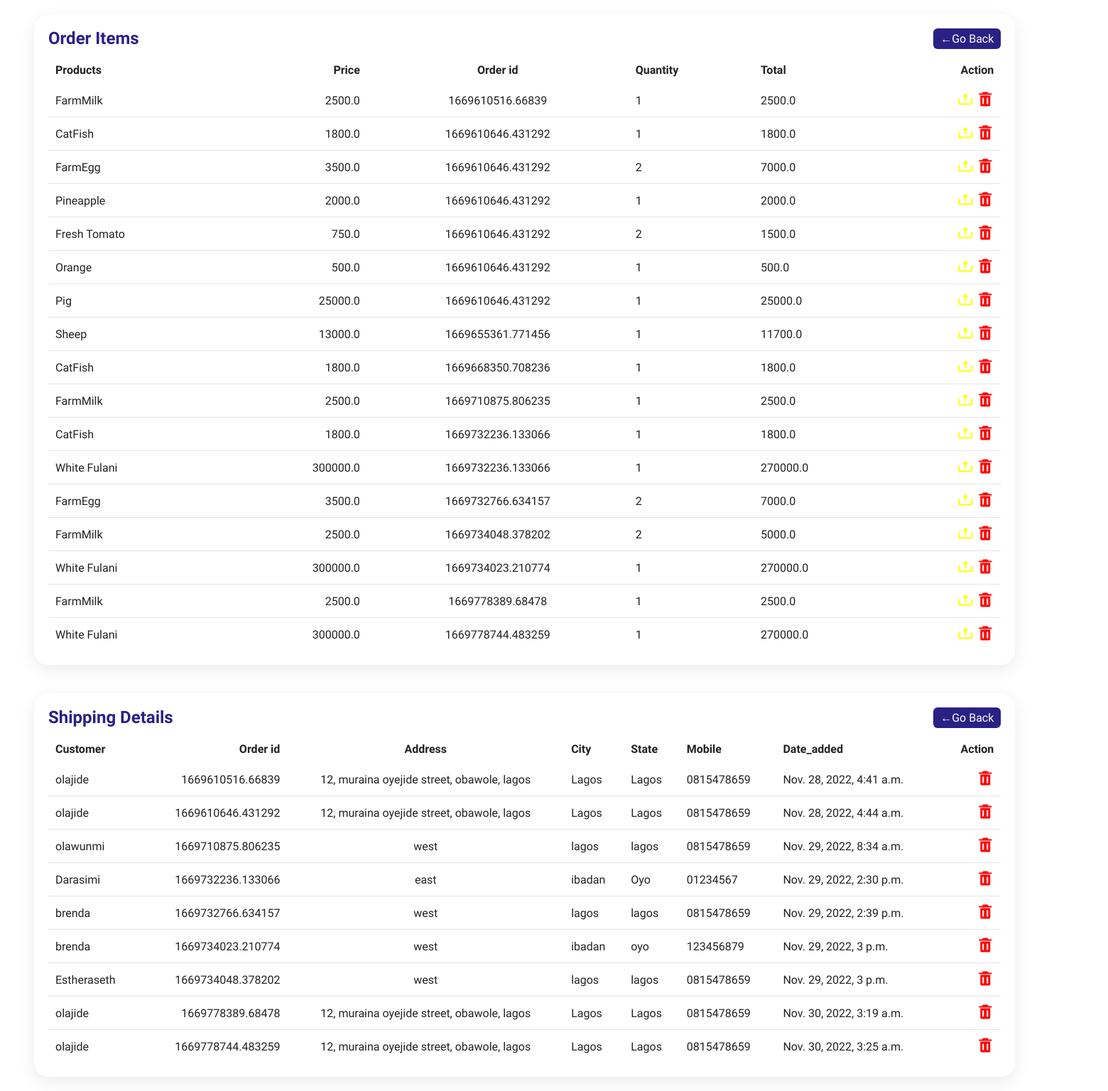
Before: /Order/ with the older database file.
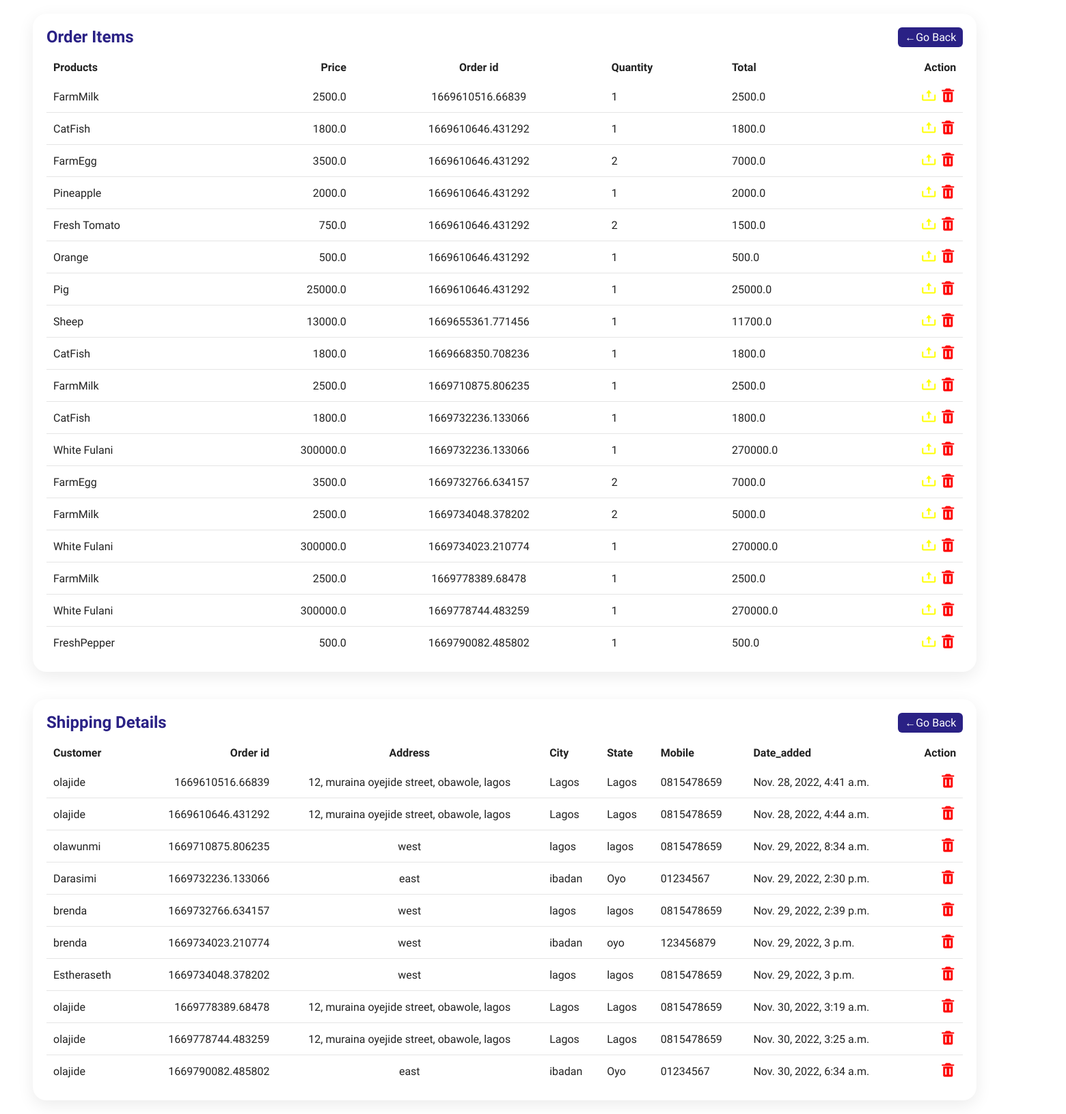
After: the same page with the newer database file.
### ecommerce/models.py (models this page shows, shortened)
class OrderItem(models.Model):
    product     = models.ForeignKey(Product, on_delete=models.SET_NULL, blank=True, null=True)
    order       = models.ForeignKey(Order, on_delete=models.SET_NULL, blank=True, null=True)
    quantity    = models.IntegerField(default=0, null=True, blank=True)
    date_added  = models.DateTimeField(auto_now_add=True)
    @property
    def get_total(self):
        if self.product.discount:
            total = self.product.get_discount_price * self.quantity
            return total
        else:
            total = self.product.price * self.quantity
            return total
    @property
    def get_price(self):
        price = self.product.price
        return price

class Product(models.Model):
    name        = models.CharField(max_length=200, null=True)
    price       = models.FloatField()
    image       = models.ImageField(upload_to = "media/")
    available   = models.CharField(max_length=200, null=False)
    discount    = models.BooleanField(default=False)
    def __str__(self):
        return self.name
    @property
    def get_discount_price(self):
        if self.discount:
            discount_price = (90/100) * self.price
            return discount_price
        else:
            return self.price

class Order(models.Model):
    customer        = models.ForeignKey(User, on_delete=models.SET_NULL, blank=True, null=True )
    date_ordered    = models.DateTimeField(auto_now_add=True)
    completed       = models.BooleanField(default=False, null=True, blank=False)
    transaction_id  = models.CharField(max_length=200, null=True)
    def __str__(self):
        return f'{self.transaction_id}'

class ShippingAddress(models.Model):
    customer        = models.ForeignKey(User,on_delete=models.SET_NULL, blank=True, null=True )
    order           = models.ForeignKey(Order,on_delete=models.SET_NULL, blank=True, null=True )
    address         = models.CharField(max_length=200, null=True)
    city            = models.CharField(max_length=200, null=True)
    state           = models.CharField(max_length=200, null=True)
    zipcode         = models.CharField(max_length=200, null=True)
    mobile          = models.CharField(max_length=200, null=True)
    date_added      = models.DateTimeField(auto_now_add=True)

### ecommerce/views.py (the view)
# urls.py: path('Order/', views.ordertable, name='order-table'),
def ordertable(request):
    order = OrderItem.objects.all()
    shipping = ShippingAddress.objects.all()
    context = {
        'orders':order,
        'shippings':shipping
    }
    return render(request, 'store/order_table.html', context)

### template/store/order_table.html (shortened to what this page needs)
{% load static %}
<!DOCTYPE html>
<html lang="en">
<head>
    <link rel="stylesheet" href="{% static 'css/style2.css' %}">
    <link href='https://unpkg.com/boxicons@2.1.4/css/boxicons.min.css' rel='stylesheet'>
</head>
<body>
        <div class="main">
            <div class="details">
                <div class="recentOrders">
                    <div class="cardHeader">
                        <h2>Order Items</h2>
                        <a href="{% url 'store' %}" class="btn">&larr;Go Back</a>
                    </div>
                    <table>
                        <thead>
                            <tr>
                                <td>Products</td>
                                <td>Price</td>
                                <td>Order id</td>
                                <td>Quantity</td>
                                <td>Total</td>
                                <td>Action</td>
                            </tr>
                        </thead>
                        <tbody>
                            {% for order in orders %}
                            <tr>
                                <td>{{order.product}}</td>
                                <td>{{order.get_price}}</td>
                                <td>{{order.order}}</td>
                                <td>{{order.quantity}}</td>
                                <td>{{order.get_total}}</td>
                                <td><a href="" ><i style="color:yellow; font-size:24px;"class='bx bx-upload'></i></a>
                                <a href="{% url 'delete_OrderItem' order.id %}" ><i style="color:red; font-size:24px;"class='bx bxs-trash'></i></a></td>
                            </tr>
                            {% empty %}
                            <h3> No Order added yet <h3>
                            {% endfor %}
                        </tbody>
                    </table>
                </div>
            </div>
            <div class="details">
                <div class="recentOrders">
                    <div class="cardHeader">
                        <h2>Shipping Details</h2>
                        <a href="{% url 'store' %}" class="btn">&larr;Go Back</a>
                    </div>
                    <table>
                        <thead>
                            <tr>
                                <td>Customer</td>
                                <td>Order id</td>
                                <td>Address</td>
                                <td>City</td>
                                <td>State</td>
                                <td>Mobile</td>
                                <td>Date_added</td>
                                <td>Action</td>
                            </tr>
                        </thead>
                        <tbody>
                            {% for details in shippings %}
                            <tr>
                                <td>{{details.customer}}</td>
                                <td>{{details.order}}</td>
                                <td>{{details.address}}</td>
                                <td>{{details.city}}</td>
                                <td>{{details.state}}</td>
                                <td>{{details.mobile}}</td>
                                <td>{{details.date_added}}</td>
                                <td><a href="{% url 'delete_shippingDetails' details.id %}" ><i style="color:red; font-size:24px;"class='bx bxs-trash'></i></a></td>
                            </tr>
                            {% empty %}
                            <h3> No Shipping Details added yet <h3>
                            {% endfor %}
                        </tbody>
                    </table>
                </div>
            </div>
        </div>
</body>
</html>

### static/css/style2.css (style rules this page uses)
* { font-family: "Ubuntu", sans-serif; margin: 0; padding: 0; box-sizing: border-box; }
:root { --blue: #2a2185; --white: #fff; --gray: #f5f5f5; --black1: #222; --black2: #999; }
.main { position: absolute; width: calc(100% - 300px); left: 300px; min-height: 100vh; background: var(--white); transition: 0.5s; }
.details { position: relative; width: 170%; padding: 20px; margin-left: -17rem; display: grid; grid-template-columns: 2fr 1fr; grid-gap: 30px; }
.details .recentOrders { position: relative; display: grid; min-height: 500px; background: var(--white); padding: 20px; box-shadow: 0 7px 25px rgba(0, 0, 0, 0.08); border-radius: 20px; }
.details .cardHeader { display: flex; justify-content: space-between; align-items: flex-start; }
.cardHeader h2 { font-weight: 600; color: var(--blue); }
.cardHeader .btn { position: relative; padding: 5px 10px; background: var(--blue); text-decoration: none; color: var(--white); border-radius: 6px; }
.details table { width: 100%; border-collapse: collapse; margin-top: 10px; }
.details table thead td { font-weight: 600; }
.details .recentOrders table tr { color: var(--black1); border-bottom: 1px solid rgba(0, 0, 0, 0.1); }
.details .recentOrders table tr:last-child { border-bottom: none; }
.details .recentOrders table tr td { padding: 10px; }
.details .recentOrders table tr td:last-child { text-align: end; }
.details .recentOrders table tr td:nth-child(2) { text-align: end; }
.details .recentOrders table tr td:nth-child(3) { text-align: center; }

Changed rows visible on the page:
added OrderItem: product "FreshPepper", get_price "500.0", order "1669790082.485802", quantity "1", get_total "500.0"
added ShippingAddress: customer "olajide", order "1669790082.485802", address "east", city "ibadan", state "Oyo", mobile "01234567", date_added "Nov. 30, 2022, 6:34 a.m."
